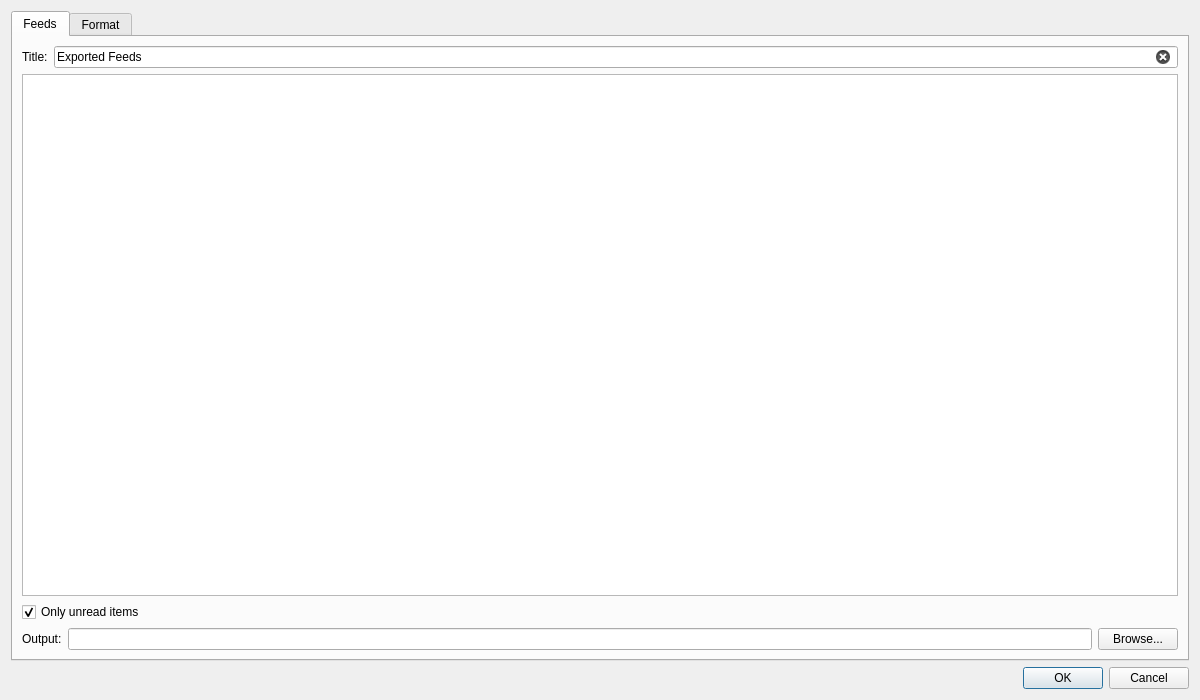
<?xml version="1.0" encoding="UTF-8"?>
<ui version="4.0">
 <class>ItemsExportDialog</class>
 <widget class="QDialog" name="ItemsExportDialog">
  <property name="geometry">
   <rect>
    <x>0</x>
    <y>0</y>
    <width>1200</width>
    <height>700</height>
   </rect>
  </property>
  <property name="windowTitle">
   <string>Export items</string>
  </property>
  <layout class="QVBoxLayout" name="verticalLayout">
   <item>
    <widget class="QTabWidget" name="tabWidget">
     <property name="currentIndex">
      <number>0</number>
     </property>
     <widget class="QWidget" name="tab">
      <attribute name="title">
       <string>Feeds</string>
      </attribute>
      <layout class="QVBoxLayout" name="verticalLayout_2">
       <item>
        <layout class="QHBoxLayout" name="horizontalLayout_3">
         <item>
          <widget class="QLabel" name="label">
           <property name="text">
            <string>Title:</string>
           </property>
          </widget>
         </item>
         <item>
          <widget class="QLineEdit" name="Name_">
           <property name="text">
            <string>Exported Feeds</string>
           </property>
           <property name="clearButtonEnabled">
            <bool>true</bool>
           </property>
          </widget>
         </item>
        </layout>
       </item>
       <item>
        <layout class="QHBoxLayout" name="VLayout_">
         <item>
          <widget class="QTreeView" name="ChannelsTree_">
           <property name="selectionMode">
            <enum>QAbstractItemView::SelectionMode::ExtendedSelection</enum>
           </property>
           <property name="rootIsDecorated">
            <bool>false</bool>
           </property>
           <property name="itemsExpandable">
            <bool>false</bool>
           </property>
          </widget>
         </item>
        </layout>
       </item>
       <item>
        <widget class="QCheckBox" name="UnreadOnly_">
         <property name="text">
          <string>Only unread items</string>
         </property>
         <property name="checked">
          <bool>true</bool>
         </property>
        </widget>
       </item>
       <item>
        <layout class="QHBoxLayout" name="horizontalLayout_2">
         <item>
          <widget class="QLabel" name="label_3">
           <property name="text">
            <string>Output:</string>
           </property>
          </widget>
         </item>
         <item>
          <widget class="QLineEdit" name="File_"/>
         </item>
         <item>
          <widget class="QPushButton" name="Browse_">
           <property name="text">
            <string>Browse...</string>
           </property>
           <property name="icon">
            <iconset theme="folder"/>
           </property>
          </widget>
         </item>
        </layout>
       </item>
      </layout>
     </widget>
     <widget class="QWidget" name="tab_2">
      <attribute name="title">
       <string>Format</string>
      </attribute>
      <layout class="QVBoxLayout" name="verticalLayout_3">
       <item>
        <layout class="QHBoxLayout" name="horizontalLayout">
         <item>
          <widget class="QLabel" name="label_4">
           <property name="text">
            <string>Export format:</string>
           </property>
          </widget>
         </item>
         <item>
          <widget class="QComboBox" name="ExportFormat_">
           <item>
            <property name="text">
             <string notr="true">fb2</string>
            </property>
           </item>
           <item>
            <property name="text">
             <string notr="true">pdf</string>
            </property>
           </item>
          </widget>
         </item>
         <item>
          <spacer name="horizontalSpacer">
           <property name="orientation">
            <enum>Qt::Orientation::Horizontal</enum>
           </property>
           <property name="sizeHint" stdset="0">
            <size>
             <width>40</width>
             <height>20</height>
            </size>
           </property>
          </spacer>
         </item>
        </layout>
       </item>
       <item>
        <widget class="QStackedWidget" name="stackedWidget">
         <property name="currentIndex">
          <number>0</number>
         </property>
         <widget class="QWidget" name="FB2Page_">
          <layout class="QVBoxLayout" name="verticalLayout_4">
           <item>
            <layout class="QFormLayout" name="formLayout">
             <property name="fieldGrowthPolicy">
              <enum>QFormLayout::FieldGrowthPolicy::AllNonFixedFieldsGrow</enum>
             </property>
             <item row="0" column="0">
              <widget class="QLabel" name="label_2">
               <property name="text">
                <string>Genres:</string>
               </property>
              </widget>
             </item>
             <item row="0" column="1">
              <widget class="QTreeWidget" name="FB2Genres_">
               <property name="sizePolicy">
                <sizepolicy hsizetype="Expanding" vsizetype="Expanding">
                 <horstretch>0</horstretch>
                 <verstretch>0</verstretch>
                </sizepolicy>
               </property>
               <attribute name="headerVisible">
                <bool>false</bool>
               </attribute>
               <column>
                <property name="text">
                 <string>Genre</string>
                </property>
               </column>
               <column>
                <property name="text">
                 <string>ID</string>
                </property>
               </column>
               <item>
                <property name="text">
                 <string>Computers</string>
                </property>
                <item>
                 <property name="text">
                  <string>Internet</string>
                 </property>
                 <property name="checkState">
                  <enum>Checked</enum>
                 </property>
                 <property name="text">
                  <string notr="true">comp_www</string>
                 </property>
                </item>
                <item>
                 <property name="text">
                  <string>Programming</string>
                 </property>
                 <property name="checkState">
                  <enum>Unchecked</enum>
                 </property>
                 <property name="text">
                  <string notr="true">comp_programming</string>
                 </property>
                </item>
                <item>
                 <property name="text">
                  <string>Hardware</string>
                 </property>
                 <property name="checkState">
                  <enum>Unchecked</enum>
                 </property>
                 <property name="text">
                  <string notr="true">comp_hard</string>
                 </property>
                </item>
                <item>
                 <property name="text">
                  <string>Software</string>
                 </property>
                 <property name="checkState">
                  <enum>Unchecked</enum>
                 </property>
                 <property name="text">
                  <string notr="true">comp_soft</string>
                 </property>
                </item>
                <item>
                 <property name="text">
                  <string>Databases</string>
                 </property>
                 <property name="checkState">
                  <enum>Unchecked</enum>
                 </property>
                 <property name="text">
                  <string notr="true">comp_db</string>
                 </property>
                </item>
                <item>
                 <property name="text">
                  <string>OS</string>
                 </property>
                 <property name="checkState">
                  <enum>Unchecked</enum>
                 </property>
                 <property name="text">
                  <string notr="true">comp_os</string>
                 </property>
                </item>
                <item>
                 <property name="text">
                  <string>Other</string>
                 </property>
                 <property name="checkState">
                  <enum>Checked</enum>
                 </property>
                 <property name="text">
                  <string notr="true">computers</string>
                 </property>
                </item>
               </item>
               <item>
                <property name="text">
                 <string>Science</string>
                </property>
                <item>
                 <property name="text">
                  <string>Math</string>
                 </property>
                 <property name="text">
                  <string notr="true">sci_math</string>
                 </property>
                </item>
                <item>
                 <property name="text">
                  <string>Physics</string>
                 </property>
                 <property name="text">
                  <string notr="true">sci_phys</string>
                 </property>
                </item>
                <item>
                 <property name="text">
                  <string>Chemistry</string>
                 </property>
                 <property name="text">
                  <string notr="true">sci_chem</string>
                 </property>
                </item>
                <item>
                 <property name="text">
                  <string>Biology</string>
                 </property>
                 <property name="text">
                  <string notr="true">sci_biology</string>
                 </property>
                </item>
                <item>
                 <property name="text">
                  <string>Technology</string>
                 </property>
                 <property name="text">
                  <string notr="true">sci_tech</string>
                 </property>
                </item>
                <item>
                 <property name="text">
                  <string>History</string>
                 </property>
                 <property name="text">
                  <string notr="true">sci_history</string>
                 </property>
                </item>
                <item>
                 <property name="text">
                  <string>Psychology</string>
                 </property>
                 <property name="text">
                  <string notr="true">sci_psychology</string>
                 </property>
                </item>
                <item>
                 <property name="text">
                  <string>Culture</string>
                 </property>
                 <property name="text">
                  <string notr="true">sci_culture</string>
                 </property>
                </item>
                <item>
                 <property name="text">
                  <string>Religion</string>
                 </property>
                 <property name="text">
                  <string notr="true">sci_religion</string>
                 </property>
                </item>
                <item>
                 <property name="text">
                  <string>Philosophy</string>
                 </property>
                 <property name="text">
                  <string notr="true">sci_philosophy</string>
                 </property>
                </item>
                <item>
                 <property name="text">
                  <string>Politics</string>
                 </property>
                 <property name="text">
                  <string notr="true">sci_politics</string>
                 </property>
                </item>
                <item>
                 <property name="text">
                  <string>Business</string>
                 </property>
                 <property name="text">
                  <string notr="true">sci_business</string>
                 </property>
                </item>
                <item>
                 <property name="text">
                  <string>Jurisprudence</string>
                 </property>
                 <property name="text">
                  <string notr="true">sci_juris</string>
                 </property>
                </item>
                <item>
                 <property name="text">
                  <string>Linguistic</string>
                 </property>
                 <property name="text">
                  <string notr="true">sci_linguistic</string>
                 </property>
                </item>
                <item>
                 <property name="text">
                  <string>Medicine</string>
                 </property>
                 <property name="text">
                  <string notr="true">sci_medicine</string>
                 </property>
                </item>
                <item>
                 <property name="text">
                  <string>Other</string>
                 </property>
                 <property name="text">
                  <string notr="true">science</string>
                 </property>
                </item>
               </item>
               <item>
                <property name="text">
                 <string>Science Fiction</string>
                </property>
                <item>
                 <property name="text">
                  <string>Alternative history</string>
                 </property>
                 <property name="text">
                  <string notr="true">sf_history</string>
                 </property>
                </item>
                <item>
                 <property name="text">
                  <string>Action</string>
                 </property>
                 <property name="text">
                  <string notr="true">sf_action</string>
                 </property>
                </item>
                <item>
                 <property name="text">
                  <string>Epic</string>
                 </property>
                 <property name="text">
                  <string notr="true">sf_epic</string>
                 </property>
                </item>
                <item>
                 <property name="text">
                  <string>Heroic</string>
                 </property>
                 <property name="text">
                  <string notr="true">sf_heroic</string>
                 </property>
                </item>
                <item>
                 <property name="text">
                  <string>Detective</string>
                 </property>
                 <property name="text">
                  <string notr="true">sf_detective</string>
                 </property>
                </item>
                <item>
                 <property name="text">
                  <string>Cyberpunk</string>
                 </property>
                 <property name="text">
                  <string notr="true">sf_cyberpunk</string>
                 </property>
                </item>
                <item>
                 <property name="text">
                  <string>Space</string>
                 </property>
                 <property name="text">
                  <string notr="true">sf_space</string>
                 </property>
                </item>
                <item>
                 <property name="text">
                  <string>Social</string>
                 </property>
                 <property name="text">
                  <string notr="true">sf_social</string>
                 </property>
                </item>
                <item>
                 <property name="text">
                  <string>Horror</string>
                 </property>
                 <property name="text">
                  <string notr="true">sf_horror</string>
                 </property>
                </item>
                <item>
                 <property name="text">
                  <string>Humor</string>
                 </property>
                 <property name="text">
                  <string notr="true">sf_humor</string>
                 </property>
                </item>
                <item>
                 <property name="text">
                  <string>Fantasy</string>
                 </property>
                 <property name="text">
                  <string notr="true">sf_fantasy</string>
                 </property>
                </item>
                <item>
                 <property name="text">
                  <string>For children</string>
                 </property>
                 <property name="text">
                  <string notr="true">child_sf</string>
                 </property>
                </item>
                <item>
                 <property name="text">
                  <string>Other</string>
                 </property>
                 <property name="text">
                  <string notr="true">sf</string>
                 </property>
                </item>
               </item>
               <item>
                <property name="text">
                 <string>Detectives</string>
                </property>
                <property name="text">
                 <string/>
                </property>
                <item>
                 <property name="text">
                  <string>Classic</string>
                 </property>
                 <property name="text">
                  <string notr="true">det_classic</string>
                 </property>
                </item>
                <item>
                 <property name="text">
                  <string>Police</string>
                 </property>
                 <property name="text">
                  <string notr="true">det_police</string>
                 </property>
                </item>
                <item>
                 <property name="text">
                  <string>Action</string>
                 </property>
                 <property name="text">
                  <string notr="true">det_action</string>
                 </property>
                </item>
                <item>
                 <property name="text">
                  <string>Ironic</string>
                 </property>
                 <property name="text">
                  <string notr="true">det_irony</string>
                 </property>
                </item>
                <item>
                 <property name="text">
                  <string>Historic</string>
                 </property>
                 <property name="text">
                  <string notr="true">det_history</string>
                 </property>
                </item>
                <item>
                 <property name="text">
                  <string>Espionage</string>
                 </property>
                 <property name="text">
                  <string notr="true">det_espionage</string>
                 </property>
                </item>
                <item>
                 <property name="text">
                  <string>Criminal</string>
                 </property>
                 <property name="text">
                  <string notr="true">det_crime</string>
                 </property>
                </item>
                <item>
                 <property name="text">
                  <string>Political</string>
                 </property>
                 <property name="text">
                  <string notr="true">det_political</string>
                 </property>
                </item>
                <item>
                 <property name="text">
                  <string>Maniac</string>
                 </property>
                 <property name="text">
                  <string notr="true">det_maniac</string>
                 </property>
                </item>
                <item>
                 <property name="text">
                  <string>Hard</string>
                 </property>
                 <property name="text">
                  <string notr="true">det_hard</string>
                 </property>
                </item>
                <item>
                 <property name="text">
                  <string>Thriller</string>
                 </property>
                 <property name="text">
                  <string notr="true">thriller</string>
                 </property>
                </item>
                <item>
                 <property name="text">
                  <string>Fictional</string>
                 </property>
                 <property name="text">
                  <string notr="true">sf_detective</string>
                 </property>
                </item>
                <item>
                 <property name="text">
                  <string>For children</string>
                 </property>
                 <property name="text">
                  <string notr="true">child_det</string>
                 </property>
                </item>
                <item>
                 <property name="text">
                  <string>Love</string>
                 </property>
                 <property name="text">
                  <string notr="true">love_detective</string>
                 </property>
                </item>
                <item>
                 <property name="text">
                  <string>Other</string>
                 </property>
                 <property name="text">
                  <string notr="true">detective</string>
                 </property>
                </item>
               </item>
               <item>
                <property name="text">
                 <string>Prose</string>
                </property>
                <property name="text">
                 <string/>
                </property>
                <item>
                 <property name="text">
                  <string>Classic</string>
                 </property>
                 <property name="text">
                  <string notr="true">prose_classic</string>
                 </property>
                </item>
                <item>
                 <property name="text">
                  <string>Historic</string>
                 </property>
                 <property name="text">
                  <string notr="true">prose_history</string>
                 </property>
                </item>
                <item>
                 <property name="text">
                  <string>Contemporary</string>
                 </property>
                 <property name="text">
                  <string notr="true">prose_contemporary</string>
                 </property>
                </item>
                <item>
                 <property name="text">
                  <string>Counterculture</string>
                 </property>
                 <property name="text">
                  <string notr="true">prose_counter</string>
                 </property>
                </item>
                <item>
                 <property name="text">
                  <string>Russian classic</string>
                 </property>
                 <property name="text">
                  <string notr="true">prose_rus_classic</string>
                 </property>
                </item>
                <item>
                 <property name="text">
                  <string>USSR classic</string>
                 </property>
                 <property name="text">
                  <string notr="true">prose_su_classics</string>
                 </property>
                </item>
                <item>
                 <property name="text">
                  <string>Humor</string>
                 </property>
                 <property name="text">
                  <string notr="true">humor_prose</string>
                 </property>
                </item>
                <item>
                 <property name="text">
                  <string>For children</string>
                 </property>
                 <property name="text">
                  <string notr="true">child_prose</string>
                 </property>
                </item>
                <item>
                 <property name="text">
                  <string>Other</string>
                 </property>
                 <property name="text">
                  <string notr="true">prose</string>
                 </property>
                </item>
               </item>
               <item>
                <property name="text">
                 <string>Love</string>
                </property>
                <item>
                 <property name="text">
                  <string>Contemporary</string>
                 </property>
                 <property name="text">
                  <string notr="true">love_contemporary</string>
                 </property>
                </item>
                <item>
                 <property name="text">
                  <string>Historic</string>
                 </property>
                 <property name="text">
                  <string notr="true">love_history</string>
                 </property>
                </item>
                <item>
                 <property name="text">
                  <string>Detective</string>
                 </property>
                 <property name="text">
                  <string notr="true">love_detective</string>
                 </property>
                </item>
                <item>
                 <property name="text">
                  <string>Short</string>
                 </property>
                 <property name="text">
                  <string notr="true">love_short</string>
                 </property>
                </item>
                <item>
                 <property name="text">
                  <string>Erotica</string>
                 </property>
                 <property name="text">
                  <string notr="true">love_erotica</string>
                 </property>
                </item>
                <item>
                 <property name="text">
                  <string>Other</string>
                 </property>
                 <property name="text">
                  <string notr="true">love</string>
                 </property>
                </item>
               </item>
               <item>
                <property name="text">
                 <string>Adventure</string>
                </property>
                <item>
                 <property name="text">
                  <string>Western</string>
                 </property>
                 <property name="text">
                  <string notr="true">adv_western</string>
                 </property>
                </item>
                <item>
                 <property name="text">
                  <string>Historic</string>
                 </property>
                 <property name="text">
                  <string notr="true">adv_history</string>
                 </property>
                </item>
                <item>
                 <property name="text">
                  <string>Indian</string>
                 </property>
                 <property name="text">
                  <string notr="true">adv_indian</string>
                 </property>
                </item>
                <item>
                 <property name="text">
                  <string>Maritime</string>
                 </property>
                 <property name="text">
                  <string notr="true">adv_maritime</string>
                 </property>
                </item>
                <item>
                 <property name="text">
                  <string>Travel &amp; geography</string>
                 </property>
                 <property name="text">
                  <string notr="true">adv_geo</string>
                 </property>
                </item>
                <item>
                 <property name="text">
                  <string>Animals</string>
                 </property>
                 <property name="text">
                  <string notr="true">adv_animal</string>
                 </property>
                </item>
                <item>
                 <property name="text">
                  <string>Other</string>
                 </property>
                 <property name="text">
                  <string notr="true">adventure</string>
                 </property>
                </item>
               </item>
               <item>
                <property name="text">
                 <string>For children</string>
                </property>
                <property name="text">
                 <string/>
                </property>
                <item>
                 <property name="text">
                  <string>Tales</string>
                 </property>
                 <property name="text">
                  <string notr="true">child_tale</string>
                 </property>
                </item>
                <item>
                 <property name="text">
                  <string>Verses</string>
                 </property>
                 <property name="text">
                  <string notr="true">child_verse</string>
                 </property>
                </item>
                <item>
                 <property name="text">
                  <string>Prose</string>
                 </property>
                 <property name="text">
                  <string notr="true">child_prose</string>
                 </property>
                </item>
                <item>
                 <property name="text">
                  <string>Science fiction</string>
                 </property>
                 <property name="text">
                  <string notr="true">child_sf</string>
                 </property>
                </item>
                <item>
                 <property name="text">
                  <string>Detectives</string>
                 </property>
                 <property name="text">
                  <string notr="true">child_det</string>
                 </property>
                </item>
                <item>
                 <property name="text">
                  <string>Adventure</string>
                 </property>
                 <property name="text">
                  <string notr="true">child_adv</string>
                 </property>
                </item>
                <item>
                 <property name="text">
                  <string>Educational</string>
                 </property>
                 <property name="text">
                  <string notr="true">child_education</string>
                 </property>
                </item>
                <item>
                 <property name="text">
                  <string>Other</string>
                 </property>
                 <property name="text">
                  <string notr="true">children</string>
                 </property>
                </item>
               </item>
               <item>
                <property name="text">
                 <string>Antique</string>
                </property>
                <item>
                 <property name="text">
                  <string>Antique</string>
                 </property>
                 <property name="text">
                  <string notr="true">antique_ant</string>
                 </property>
                </item>
                <item>
                 <property name="text">
                  <string>European</string>
                 </property>
                 <property name="text">
                  <string notr="true">antique_european</string>
                 </property>
                </item>
                <item>
                 <property name="text">
                  <string>Russian</string>
                 </property>
                 <property name="text">
                  <string notr="true">antique_russian</string>
                 </property>
                </item>
                <item>
                 <property name="text">
                  <string>East</string>
                 </property>
                 <property name="text">
                  <string notr="true">antique_east</string>
                 </property>
                </item>
                <item>
                 <property name="text">
                  <string>Myths</string>
                 </property>
                 <property name="text">
                  <string notr="true">antique_myths</string>
                 </property>
                </item>
                <item>
                 <property name="text">
                  <string>Other</string>
                 </property>
                 <property name="text">
                  <string notr="true">antique</string>
                 </property>
                </item>
               </item>
               <item>
                <property name="text">
                 <string>References</string>
                </property>
                <item>
                 <property name="text">
                  <string>Encyclopedia</string>
                 </property>
                 <property name="text">
                  <string notr="true">ref_encyc</string>
                 </property>
                </item>
                <item>
                 <property name="text">
                  <string>Dictionaries</string>
                 </property>
                 <property name="text">
                  <string notr="true">ref_dict</string>
                 </property>
                </item>
                <item>
                 <property name="text">
                  <string>References</string>
                 </property>
                 <property name="text">
                  <string notr="true">ref_ref</string>
                 </property>
                </item>
                <item>
                 <property name="text">
                  <string>Guides</string>
                 </property>
                 <property name="text">
                  <string notr="true">ref_guide</string>
                 </property>
                </item>
                <item>
                 <property name="text">
                  <string>Other</string>
                 </property>
                 <property name="text">
                  <string notr="true">reference</string>
                 </property>
                </item>
               </item>
               <item>
                <property name="text">
                 <string>Documentary</string>
                </property>
                <item>
                 <property name="text">
                  <string>Biography</string>
                 </property>
                 <property name="text">
                  <string notr="true">nonf_biography</string>
                 </property>
                </item>
                <item>
                 <property name="text">
                  <string>Publicism</string>
                 </property>
                 <property name="text">
                  <string notr="true">nonf_publicism</string>
                 </property>
                </item>
                <item>
                 <property name="text">
                  <string>Criticism</string>
                 </property>
                 <property name="text">
                  <string notr="true">nonf_criticism</string>
                 </property>
                </item>
                <item>
                 <property name="text">
                  <string>Other</string>
                 </property>
                 <property name="text">
                  <string notr="true">nonfiction</string>
                 </property>
                </item>
               </item>
               <item>
                <property name="text">
                 <string>Religion</string>
                </property>
                <item>
                 <property name="text">
                  <string>Religion</string>
                 </property>
                 <property name="text">
                  <string notr="true">religion_rel</string>
                 </property>
                </item>
                <item>
                 <property name="text">
                  <string>Esoterics</string>
                 </property>
                 <property name="text">
                  <string notr="true">religion_esoterics</string>
                 </property>
                </item>
                <item>
                 <property name="text">
                  <string>Self-improvement</string>
                 </property>
                 <property name="text">
                  <string notr="true">religion_self</string>
                 </property>
                </item>
                <item>
                 <property name="text">
                  <string>Other</string>
                 </property>
                 <property name="text">
                  <string notr="true">religion</string>
                 </property>
                </item>
               </item>
               <item>
                <property name="text">
                 <string>Humor</string>
                </property>
                <item>
                 <property name="text">
                  <string>Anecdotes</string>
                 </property>
                 <property name="text">
                  <string notr="true">humor_anecdote</string>
                 </property>
                </item>
                <item>
                 <property name="text">
                  <string>Prose</string>
                 </property>
                 <property name="text">
                  <string notr="true">humor_prose</string>
                 </property>
                </item>
                <item>
                 <property name="text">
                  <string>Verses</string>
                 </property>
                 <property name="text">
                  <string notr="true">humor_verse</string>
                 </property>
                </item>
                <item>
                 <property name="text">
                  <string>Other</string>
                 </property>
                 <property name="text">
                  <string notr="true">humor</string>
                 </property>
                </item>
               </item>
               <item>
                <property name="text">
                 <string>Home &amp; Family</string>
                </property>
                <item>
                 <property name="text">
                  <string>Cooking</string>
                 </property>
                 <property name="text">
                  <string notr="true">home_cooking</string>
                 </property>
                </item>
                <item>
                 <property name="text">
                  <string>Pets</string>
                 </property>
                 <property name="text">
                  <string notr="true">home_pets</string>
                 </property>
                </item>
                <item>
                 <property name="text">
                  <string>Crafts</string>
                 </property>
                 <property name="text">
                  <string notr="true">home_crafts</string>
                 </property>
                </item>
                <item>
                 <property name="text">
                  <string>Entertainment</string>
                 </property>
                 <property name="text">
                  <string notr="true">home_entertain</string>
                 </property>
                </item>
                <item>
                 <property name="text">
                  <string>Health</string>
                 </property>
                 <property name="text">
                  <string notr="true">home_health</string>
                 </property>
                </item>
                <item>
                 <property name="text">
                  <string>Garden</string>
                 </property>
                 <property name="text">
                  <string notr="true">home_garden</string>
                 </property>
                </item>
                <item>
                 <property name="text">
                  <string>DIY</string>
                 </property>
                 <property name="text">
                  <string notr="true">home_diy</string>
                 </property>
                </item>
                <item>
                 <property name="text">
                  <string>Sports</string>
                 </property>
                 <property name="text">
                  <string notr="true">home_sport</string>
                 </property>
                </item>
                <item>
                 <property name="text">
                  <string>Sex</string>
                 </property>
                 <property name="text">
                  <string notr="true">home_sex</string>
                 </property>
                </item>
                <item>
                 <property name="text">
                  <string>Other</string>
                 </property>
                 <property name="text">
                  <string notr="true">home</string>
                 </property>
                </item>
               </item>
              </widget>
             </item>
            </layout>
           </item>
          </layout>
         </widget>
         <widget class="QWidget" name="page_2">
          <layout class="QFormLayout" name="formLayout_2">
           <property name="fieldGrowthPolicy">
            <enum>QFormLayout::FieldGrowthPolicy::ExpandingFieldsGrow</enum>
           </property>
           <item row="0" column="0">
            <widget class="QLabel" name="label_5">
             <property name="text">
              <string>Page size:</string>
             </property>
            </widget>
           </item>
           <item row="0" column="1">
            <widget class="QComboBox" name="PageSizeBox_">
             <item>
              <property name="text">
               <string notr="true">A4</string>
              </property>
             </item>
             <item>
              <property name="text">
               <string notr="true">A5</string>
              </property>
             </item>
             <item>
              <property name="text">
               <string notr="true">Letter</string>
              </property>
             </item>
            </widget>
           </item>
           <item row="1" column="0">
            <widget class="QLabel" name="label_6">
             <property name="text">
              <string>Page margins:</string>
             </property>
            </widget>
           </item>
           <item row="1" column="1">
            <layout class="QGridLayout" name="gridLayout">
             <item row="0" column="1">
              <widget class="QSpinBox" name="TopMargin_">
               <property name="suffix">
                <string> mm</string>
               </property>
               <property name="value">
                <number>10</number>
               </property>
              </widget>
             </item>
             <item row="1" column="0">
              <widget class="QSpinBox" name="LeftMargin_">
               <property name="suffix">
                <string> mm</string>
               </property>
               <property name="value">
                <number>10</number>
               </property>
              </widget>
             </item>
             <item row="1" column="2">
              <widget class="QSpinBox" name="RightMargin_">
               <property name="suffix">
                <string> mm</string>
               </property>
               <property name="minimum">
                <number>0</number>
               </property>
               <property name="value">
                <number>10</number>
               </property>
              </widget>
             </item>
             <item row="2" column="1">
              <widget class="QSpinBox" name="BottomMargin_">
               <property name="suffix">
                <string> mm</string>
               </property>
               <property name="value">
                <number>10</number>
               </property>
              </widget>
             </item>
            </layout>
           </item>
           <item row="2" column="0">
            <widget class="QLabel" name="label_7">
             <property name="text">
              <string>Font:</string>
             </property>
            </widget>
           </item>
           <item row="2" column="1">
            <widget class="QFontComboBox" name="PDFFont_">
             <property name="currentFont">
              <font>
               <stylestrategy>PreferAntialias</stylestrategy>
               <kerning>true</kerning>
              </font>
             </property>
            </widget>
           </item>
           <item row="3" column="0">
            <widget class="QLabel" name="label_8">
             <property name="text">
              <string>Base font size:</string>
             </property>
            </widget>
           </item>
           <item row="3" column="1">
            <widget class="QSpinBox" name="PDFFontSize_">
             <property name="suffix">
              <string> pt</string>
             </property>
             <property name="minimum">
              <number>6</number>
             </property>
             <property name="maximum">
              <number>72</number>
             </property>
             <property name="value">
              <number>12</number>
             </property>
            </widget>
           </item>
          </layout>
         </widget>
        </widget>
       </item>
      </layout>
     </widget>
    </widget>
   </item>
   <item>
    <widget class="QDialogButtonBox" name="ButtonBox_">
     <property name="orientation">
      <enum>Qt::Orientation::Horizontal</enum>
     </property>
     <property name="standardButtons">
      <set>QDialogButtonBox::StandardButton::Cancel|QDialogButtonBox::StandardButton::Ok</set>
     </property>
    </widget>
   </item>
  </layout>
 </widget>
 <resources/>
 <connections>
  <connection>
   <sender>ButtonBox_</sender>
   <signal>accepted()</signal>
   <receiver>ItemsExportDialog</receiver>
   <slot>accept()</slot>
   <hints>
    <hint type="sourcelabel">
     <x>254</x>
     <y>533</y>
    </hint>
    <hint type="destinationlabel">
     <x>157</x>
     <y>274</y>
    </hint>
   </hints>
  </connection>
  <connection>
   <sender>ButtonBox_</sender>
   <signal>rejected()</signal>
   <receiver>ItemsExportDialog</receiver>
   <slot>reject()</slot>
   <hints>
    <hint type="sourcelabel">
     <x>322</x>
     <y>533</y>
    </hint>
    <hint type="destinationlabel">
     <x>286</x>
     <y>274</y>
    </hint>
   </hints>
  </connection>
  <connection>
   <sender>ExportFormat_</sender>
   <signal>activated(int)</signal>
   <receiver>stackedWidget</receiver>
   <slot>setCurrentIndex(int)</slot>
   <hints>
    <hint type="sourcelabel">
     <x>147</x>
     <y>46</y>
    </hint>
    <hint type="destinationlabel">
     <x>42</x>
     <y>72</y>
    </hint>
   </hints>
  </connection>
 </connections>
</ui>
